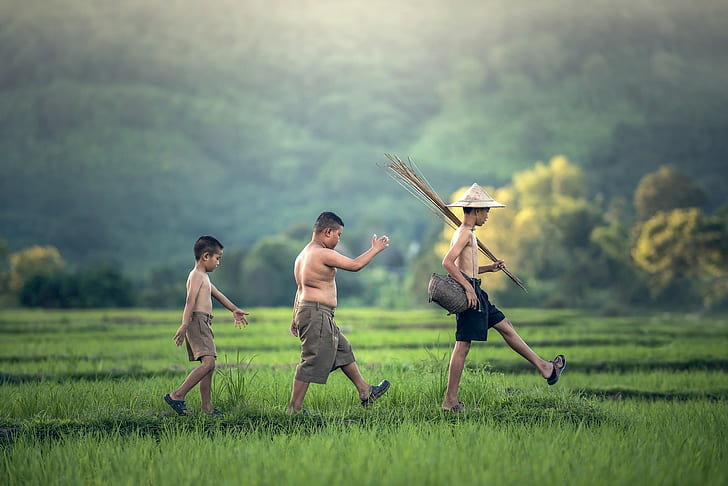
#> input picture Detect/PersonDetection/test/test.jpg, 728 x 486 px
$ python visualize_image.py
#> lines starting #> are read from the running program, lines starting #| are printed output that depends on the picture; after the words box and inside, x2 and y2 are one past the last pixel; in counts of white or black regions, pixels touching at a corner belong together; long printed decimals are rounded
### Detect/PersonDetection/Sliding.py
def sliding_window(image, window_size, step_size):
    for y in range(0, image.shape[0], step_size[1]):
        for x in range(0, image.shape[1], step_size[0]):
            yield (x, y, image[y: y + window_size[1], x: x + window_size[0]])

### Detect/PersonDetection/visualize_image.py
import numpy as np
import cv2,joblib
import Sliding as sd
from imutils.object_detection import non_max_suppression
import imutils
from skimage.feature import hog
from skimage import color
from skimage.transform import pyramid_gaussian


image = cv2.imread('test/test.jpg')
#> image is the input picture: shape (486, 728, 3); mean B, G, R 106.1, 131, 112.3
# image = cv2.imread('../../Photos/face4.jpg')

image = cv2.resize(image,(400,256))
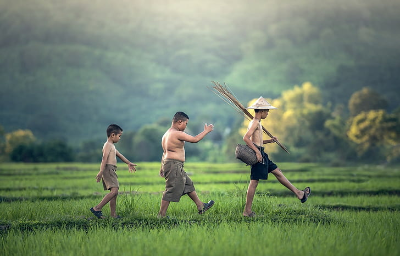
#> image: shape (256, 400, 3); mean B, G, R 106, 130.9, 112.2
size = (64,128)
step_size = (9,9)
downscale = 1.25
#List to store the detections
detections = []
#The current scale of the image
scale = 0
model = joblib.load('models/models.dat')
#> (reads Detect/PersonDetection/models/models.dat from the repository)
for im_scaled in pyramid_gaussian(image, downscale = downscale):
    #The list contains detections at the current scale
    if im_scaled.shape[0] < size[1] or im_scaled.shape[1] < size[0]:
        break
    for (x, y, window) in sd.sliding_window(im_scaled, size, step_size):
        if window.shape[0] != size[1] or window.shape[1] != size[0]:
            continue
        window = color.rgb2gray(window)

        fd=hog(window, orientations=9,pixels_per_cell=(8,8),visualize=False,cells_per_block=(3,3))
        fd = fd.reshape(1, -1)
        pred = model.predict(fd)
        if pred == 1:

            if model.decision_function(fd) > 0.5:
                detections.append((int(x * (downscale**scale)), int(y * (downscale**scale)), model.decision_function(fd),
                int(size[0] * (downscale**scale)),
                int(size[1] * (downscale**scale))))

    scale += 1
#> this loop made 5 passes
#> after the loop, detections = [(81, 108, [2.78], 64, 128), (189, 108, [0.591], 64, 128), (81, 117, [0.574], 64, 128), (144, 117, [0.918], 64, 128), (135, 90, [1.28], 80, 160), (225, 90, [0.596], 80, 160)]; scale = 4
clone = image.copy()
rects = np.array([[x, y, x + w, y + h] for (x, y, _, w, h) in detections])
#> rects = [[81, 108, 145, 236], [189, 108, 253, 236], [81, 117, 145, 245], [144, 117, 208, 245], [135, 90, 215, 250], [225, 90, 305, 250]]
sc = [score[0] for (x, y, score, w, h) in detections]
#> sc = [2.78, 0.591, 0.574, 0.918, 1.28, 0.596]
print ("sc: ", sc)
#| sc:  [2.778, 0.5905, 0.5742, 0.9183, 1.282, 0.5964]
sc = np.array(sc)
pick = non_max_suppression(rects, probs = sc, overlapThresh = 0.3)
#> pick = [[81, 108, 145, 236], [135, 90, 215, 250], [225, 90, 305, 250]]
for(x1, y1, x2, y2) in pick:
    cv2.rectangle(clone, (x1, y1), (x2, y2), (0, 255, 0), 2)
    cv2.putText(clone,'Person',(x1-2,y1-2),1,0.75,(121,12,34),1)
#> this loop made 3 passes
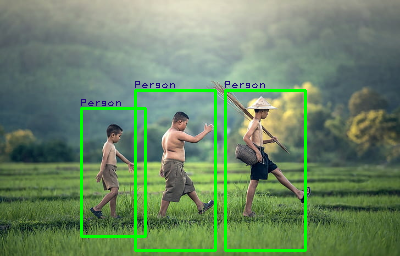
#> clone: shape (256, 400, 3); 4.14% of pixels changed, all inside (x1, y1, x2, y2) = (80, 81, 307, 252)
cv2.imshow('Person Detection',clone)
cv2.waitKey(0)
cv2.destroyAllWindows()
